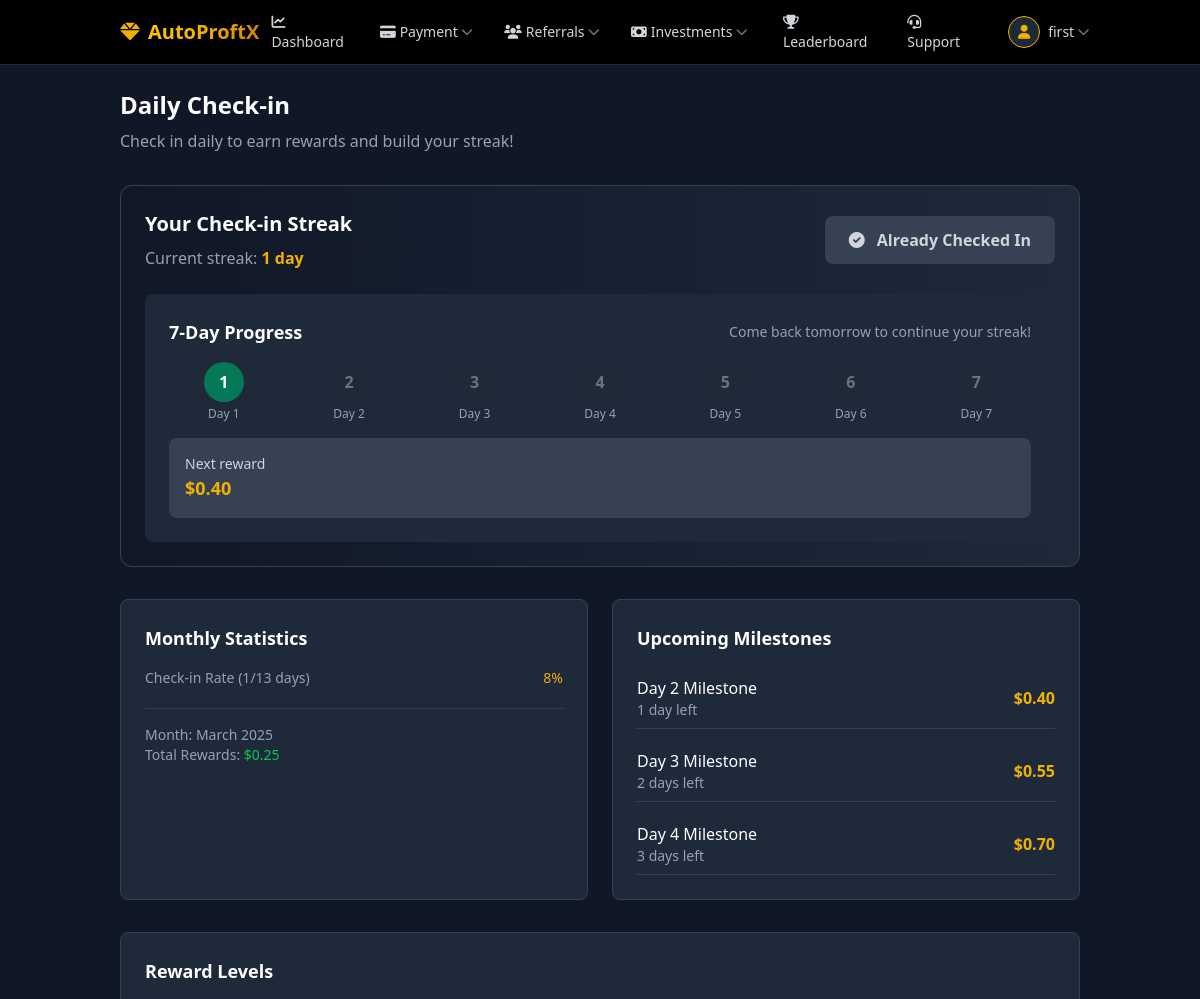
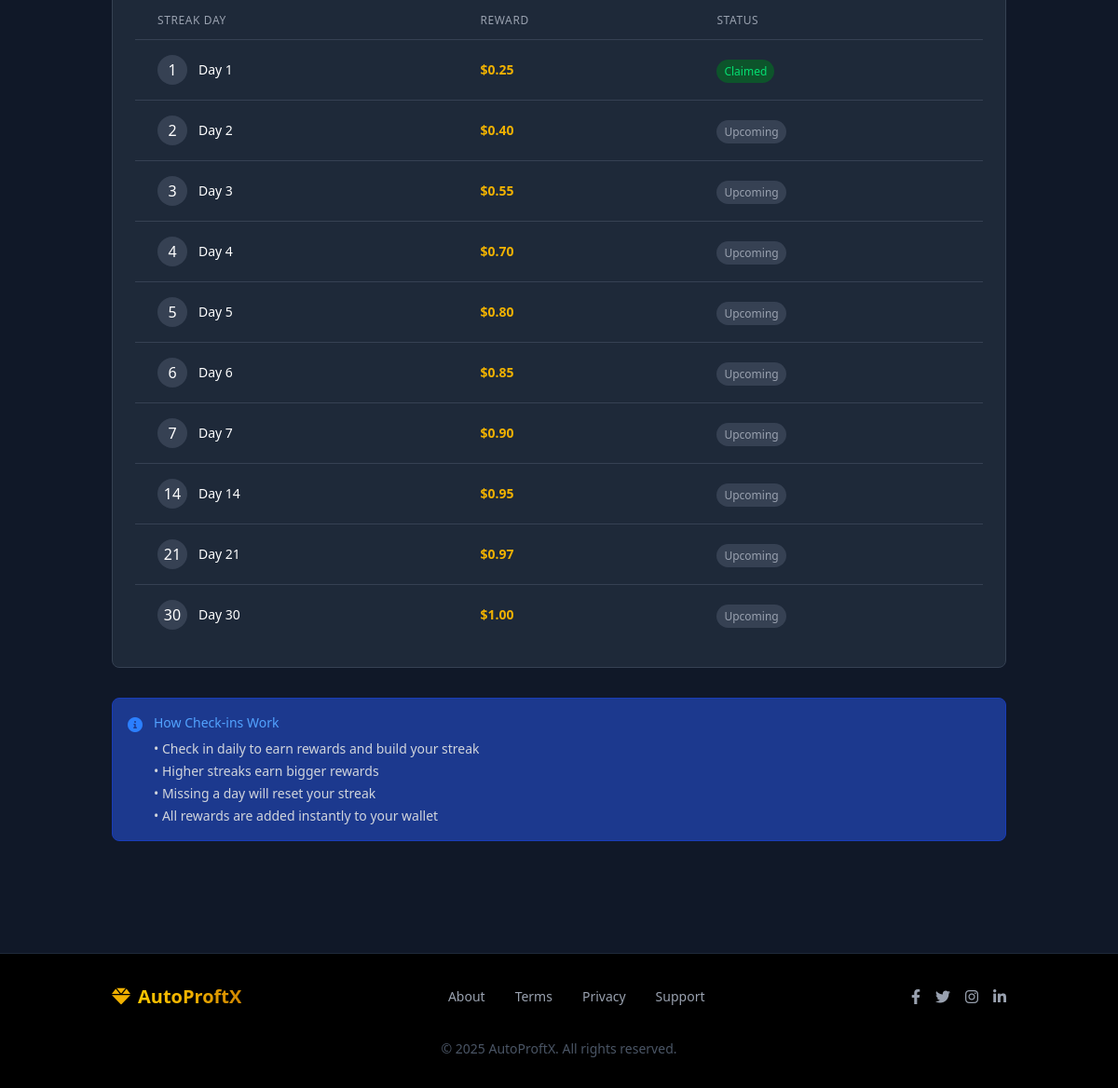
/user/daily-checkin.php (signed in), run on the app's committed database (2 pictures, top to bottom).
### tables this page shows
CREATE TABLE IF NOT EXISTS `daily_checkins` (
  `id` int NOT NULL AUTO_INCREMENT,
  `user_id` int NOT NULL,
  `checkin_date` date NOT NULL,
  `streak_count` int NOT NULL DEFAULT '1',
  `reward_amount` decimal(10,2) NOT NULL,
  `created_at` timestamp NULL DEFAULT CURRENT_TIMESTAMP,
  PRIMARY KEY (`id`),
  UNIQUE KEY `user_date_unique` (`user_id`,`checkin_date`),
  KEY `user_id` (`user_id`)
);

CREATE TABLE IF NOT EXISTS `checkin_rewards` (
  `id` int NOT NULL AUTO_INCREMENT,
  `streak_day` int NOT NULL,
  `reward_amount` decimal(10,2) NOT NULL,
  `is_active` tinyint(1) NOT NULL DEFAULT '1',
  PRIMARY KEY (`id`),
  UNIQUE KEY `streak_day` (`streak_day`)
);

### user/includes/checkin-functions.php (called while the page is built, shortened)
<?php
function getRewardForStreak($streak_count)
{
  global $conn;
  $query = "SELECT reward_amount FROM checkin_rewards
              WHERE streak_day = ? AND is_active = 1";
  $stmt = $conn->prepare($query);
  $stmt->bind_param("i", $streak_count);
  $stmt->execute();
  $result = $stmt->get_result();
  if ($result->num_rows > 0) {
    $row = $result->fetch_assoc();
    return floatval($row['reward_amount']);
  }
  return 5.00;
}
function getUserCheckinStreak($user_id)
{
  global $conn;
  $query = "SELECT checkin_date, streak_count FROM daily_checkins
              WHERE user_id = ?
              ORDER BY checkin_date DESC
              LIMIT 1";
  $stmt = $conn->prepare($query);
  $stmt->bind_param("i", $user_id);
  $stmt->execute();
  $result = $stmt->get_result();
  $today = date('Y-m-d');
  if ($result->num_rows > 0) {
    $last_checkin = $result->fetch_assoc();
    $current_streak = $last_checkin['streak_count'];
    if ($last_checkin['checkin_date'] == $today) {
      return [
        'streak' => $current_streak,
        'checked_in_today' => true,
        'next_reward' => getRewardForStreak($current_streak + 1)
      ];
    }
    return [
      'streak' => 0,
      'checked_in_today' => false,
      'next_reward' => getRewardForStreak(1)
    ];
  }
  return [
    'streak' => 0,
    'checked_in_today' => false,
    'next_reward' => getRewardForStreak(1)
  ];
}
function getMonthlyCheckinStats($user_id)
{
  global $conn;
  $current_month = date('Y-m');
  $days_in_month = date('t');
  $today = date('d');
  $query = "SELECT COUNT(*) as check_in_count, SUM(reward_amount) as total_rewards
              FROM daily_checkins
              WHERE user_id = ? AND checkin_date LIKE '$current_month%'";
  $stmt = $conn->prepare($query);
  $stmt->bind_param("i", $user_id);
  $stmt->execute();
  $result = $stmt->get_result();
  $stats = $result->fetch_assoc();
  return [
    'month' => date('F Y'),
    'days_in_month' => intval($days_in_month),
    'days_passed' => intval($today),
    'check_in_count' => intval($stats['check_in_count']),
    'check_in_percentage' => ($today > 0) ? round((intval($stats['check_in_count']) / intval($today)) * 100) : 0,
    'total_rewards' => floatval($stats['total_rewards'] ?? 0)
  ];
}

### user/daily-checkin.php (the view, shortened to what this page needs)
<?php
include '../config/db.php';
include 'includes/checkin-functions.php';
$user_id = $_SESSION['user_id'];
$streak_info = getUserCheckinStreak($user_id);
$monthly_stats = getMonthlyCheckinStats($user_id);
$rewards_query = "SELECT * FROM checkin_rewards WHERE is_active = 1 ORDER BY streak_day ASC";
$rewards_result = $conn->query($rewards_query);
$reward_levels = [];
if ($rewards_result->num_rows > 0) {
  while ($row = $rewards_result->fetch_assoc()) {
    $reward_levels[] = $row;
  }
}
?>
<!DOCTYPE html>
<html lang="en">
<head>
  <?php include 'includes/head.php'; ?>
</head>
<body class="bg-gray-900 text-white font-sans min-h-screen flex flex-col">
  <?php include 'includes/navbar.php'; ?>
  <main style="display: none;" id="main-content" class="flex-grow py-6">
    <div class="container mx-auto px-4 sm:px-6 lg:px-8">
      <div class="mb-8">
        <h1 class="text-2xl font-bold">Daily Check-in</h1>
        <p class="text-gray-400 mt-2">Check in daily to earn rewards and build your streak!</p>
      </div>
      <div class="bg-gradient-to-r from-gray-900 to-gray-800 rounded-xl p-6 mb-8 border border-gray-700">
        <div class="flex flex-col md:flex-row md:items-center justify-between mb-6">
          <div>
            <h2 class="text-xl font-bold mb-2">Your Check-in Streak</h2>
            <p class="text-gray-400">
              Current streak: <span class="text-yellow-500 font-bold"><?php echo $streak_info['streak']; ?> day<?php echo $streak_info['streak'] > 1 ? 's' : ''; ?></span>
            </p>
          </div>
          <div class="mt-4 md:mt-0">
            <?php if ($streak_info['checked_in_today']): ?>
              <button class="bg-gray-700 text-gray-300 py-3 px-6 rounded-lg font-bold cursor-not-allowed" disabled>
                <i class="fas fa-check-circle mr-2"></i> Already Checked In
              </button>
            <?php endif; ?>
          </div>
        </div>
        <div class="bg-gray-800 p-6 rounded-lg">
          <div class="flex justify-between items-center mb-4">
            <h3 class="text-lg font-bold">7-Day Progress</h3>
            <span class="text-sm text-gray-400">
              <?php echo $streak_info['checked_in_today'] ? 'Come back tomorrow to continue your streak!' : 'Check in today to continue your streak!'; ?>
            </span>
          </div>
          <div class="grid grid-cols-7 gap-2 md:gap-4 mb-4">
            <?php for ($i = 1; $i <= 7; $i++): ?>
              <?php
              $class = 'streak-inactive';
              if ($streak_info['streak'] >= $i && $streak_info['checked_in_today']) {
                $class = 'streak-complete';
              } elseif ($streak_info['streak'] + 1 == $i && !$streak_info['checked_in_today']) {
                $class = 'streak-active';
              } elseif ($streak_info['streak'] < $i) {
                $class = 'streak-future';
              }
              ?>
              <div class="text-center">
                <div class="streak-day <?php echo $class; ?> mx-auto">
                  <?php echo $i; ?>
                </div>
                <p class="text-xs mt-1 text-gray-400">Day <?php echo $i; ?></p>
              </div>
            <?php endfor; ?>
          </div>
          <div class="bg-gray-700 rounded-lg p-4 mt-4">
            <div class="flex justify-between items-center">
              <div>
                <p class="text-sm text-gray-300">Next reward</p>
                <p class="text-lg font-bold text-yellow-500">$<?php echo number_format($streak_info['next_reward'], 2); ?></p>
              </div>
            </div>
          </div>
        </div>
      </div>
      <div class="grid grid-cols-1 md:grid-cols-2 gap-6 mb-8">
        <div class="bg-gray-800 rounded-lg p-6 border border-gray-700">
          <h2 class="text-lg font-bold mb-4">Monthly Statistics</h2>
          <div class="space-y-4">
            <div>
              <div class="flex justify-between mb-1">
                <span class="text-sm text-gray-400">Check-in Rate (<?php echo $monthly_stats['check_in_count']; ?>/<?php echo $monthly_stats['days_passed']; ?> days)</span>
                <span class="text-sm font-medium text-yellow-500"><?php echo $monthly_stats['check_in_percentage']; ?>%</span>
              </div>
            </div>
            <div class="border-t border-gray-700 pt-4">
              <p class="text-sm text-gray-400">Month: <?php echo $monthly_stats['month']; ?></p>
              <p class="text-sm text-gray-400">Total Rewards: <span class="text-green-500">$<?php echo number_format($monthly_stats['total_rewards'], 2); ?></span></p>
            </div>
          </div>
        </div>
        <div class="bg-gray-800 rounded-lg p-6 border border-gray-700">
          <h2 class="text-lg font-bold mb-4">Upcoming Milestones</h2>
          <div class="space-y-3">
            <?php
            $current_streak = $streak_info['streak'];
            $shown_milestones = 0;
            foreach ($reward_levels as $reward):
              if ($reward['streak_day'] > $current_streak && $shown_milestones < 3):
                $shown_milestones++;
                $days_left = $reward['streak_day'] - $current_streak;
            ?>
                <div class="flex justify-between items-center py-2 border-b border-gray-700">
                  <div>
                    <p class="font-medium">Day <?php echo $reward['streak_day']; ?> Milestone</p>
                    <p class="text-sm text-gray-400">
                      <?php echo $days_left; ?> day<?php echo $days_left > 1 ? 's' : ''; ?> left
                    </p>
                  </div>
                  <div class="text-right">
                    <p class="text-yellow-500 font-bold">$<?php echo number_format($reward['reward_amount'], 2); ?></p>
                  </div>
                </div>
              <?php
              endif;
            endforeach;
              ?>
          </div>
        </div>
      </div>
      <div class="bg-gray-800 rounded-lg p-6 border border-gray-700 mb-8">
        <h2 class="text-lg font-bold mb-4">Reward Levels</h2>
        <div class="overflow-x-auto">
          <table class="min-w-full divide-y divide-gray-700">
            <thead>
              <tr>
                <th class="px-6 py-3 text-left text-xs font-medium text-gray-400 uppercase tracking-wider">Streak Day</th>
                <th class="px-6 py-3 text-left text-xs font-medium text-gray-400 uppercase tracking-wider">Reward</th>
                <th class="px-6 py-3 text-left text-xs font-medium text-gray-400 uppercase tracking-wider">Status</th>
              </tr>
            </thead>
            <tbody class="bg-gray-800 divide-y divide-gray-700">
              <?php foreach ($reward_levels as $reward): ?>
                <tr class="hover:bg-gray-750">
                  <td class="px-6 py-4 whitespace-nowrap">
                    <div class="flex items-center">
                      <div class="flex-shrink-0 h-8 w-8 rounded-full bg-gray-700 flex items-center justify-center">
                        <?php echo $reward['streak_day']; ?>
                      </div>
                      <div class="ml-3">
                        <div class="text-sm font-medium">Day <?php echo $reward['streak_day']; ?></div>
                      </div>
                    </div>
                  </td>
                  <td class="px-6 py-4 whitespace-nowrap">
                    <div class="text-sm text-yellow-500 font-bold">$<?php echo number_format($reward['reward_amount'], 2); ?></div>
                  </td>
                  <td class="px-6 py-4 whitespace-nowrap">
                    <?php if ($current_streak >= $reward['streak_day'] && $streak_info['checked_in_today']): ?>
                      <span class="px-2 py-1 text-xs rounded-full bg-green-900 text-green-400">Claimed</span>
                    <?php elseif ($current_streak + 1 == $reward['streak_day'] && !$streak_info['checked_in_today']): ?>
                      <span class="px-2 py-1 text-xs rounded-full bg-yellow-900 text-yellow-400">Available Today</span>
                    <?php else: ?>
                      <span class="px-2 py-1 text-xs rounded-full bg-gray-700 text-gray-400">Upcoming</span>
                    <?php endif; ?>
                  </td>
                </tr>
              <?php endforeach; ?>
            </tbody>
          </table>
        </div>
      </div>
      <div class="bg-blue-900 bg-opacity-20 border border-blue-800 rounded-lg p-4 mb-8">
        <div class="flex items-start">
          <div class="flex-shrink-0">
            <i class="fas fa-info-circle text-blue-500 mt-1"></i>
          </div>
          <div class="ml-3">
            <h3 class="text-sm font-medium text-blue-400">How Check-ins Work</h3>
            <div class="mt-2 text-sm text-gray-300 space-y-1">
              <p>• Check in daily to earn rewards and build your streak</p>
              <p>• Higher streaks earn bigger rewards</p>
              <p>• Missing a day will reset your streak</p>
              <p>• All rewards are added instantly to your wallet</p>
            </div>
          </div>
        </div>
      </div>
    </div>
  </main>
  <?php include 'includes/footer.php'; ?>
</body>
</html>

### user/daily-checkin.php (style rules this page uses)
.streak-day { width: 40px; height: 40px; display: flex; align-items: center; justify-content: center; border-radius: 50%; font-weight: bold; }
.streak-future { background-color: #1F2937; color: #6B7280; }
.streak-complete { background-color: #047857; color: white; }

### user/includes/mobile-bar.php (style rules this page uses)
body { padding-bottom: 4rem; }
@media (min-width: 768px) { body { padding-bottom: 0; } }

### data on the page
daily_checkins: streak_count "1", streak_count.reward_amount "0.40"
checkin_rewards: streak_day "2", days_left "1", reward_amount "0.40", shows "Upcoming"
checkin_rewards: streak_day "3", days_left "2", reward_amount "0.55", shows "Upcoming"
checkin_rewards: streak_day "4", days_left "3", reward_amount "0.70", shows "Upcoming"
checkin_rewards: streak_day "1", reward_amount "0.25", shows "Claimed"
checkin_rewards: streak_day "5", reward_amount "0.80", shows "Upcoming"
checkin_rewards: streak_day "6", reward_amount "0.85", shows "Upcoming"
checkin_rewards: streak_day "7", reward_amount "0.90", shows "Upcoming"
checkin_rewards: streak_day "14", reward_amount "0.95", shows "Upcoming"
checkin_rewards: streak_day "21", reward_amount "0.97", shows "Upcoming"
checkin_rewards: streak_day "30", reward_amount "1.00", shows "Upcoming"

### other printed values
$_SESSION['full_name'] "first"
$monthly_stats['check_in_count'] "1"
$monthly_stats['days_passed'] "13"
$monthly_stats['check_in_percentage'] "8"
$monthly_stats['month'] "March 2025"
$monthly_stats['total_rewards'] "0.25"
